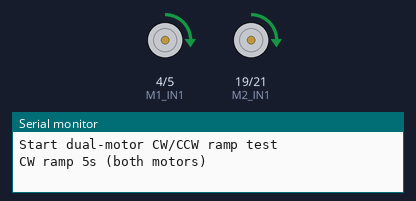
The sketch below on a simulated ESP32. On the bench: motor-driver pin pairs drawn as motors (green arrow = first pin HIGH = forward, orange = second pin HIGH = backward, longer = more drive), the last lines printed to the serial monitor.

Above: at 0.17 s.
At 6.0 s:
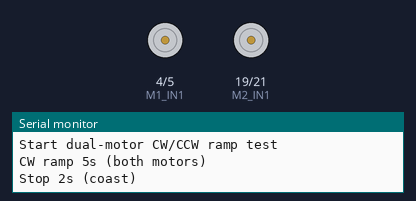
At 11.98 s:
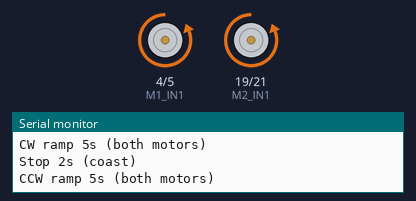
At 18.13 s:
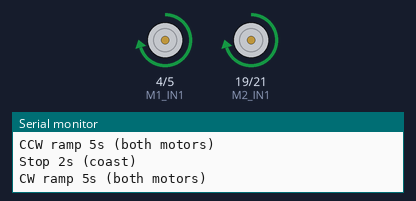
Timing chart, 0 to 18.4 s (numbered marks = the images above):
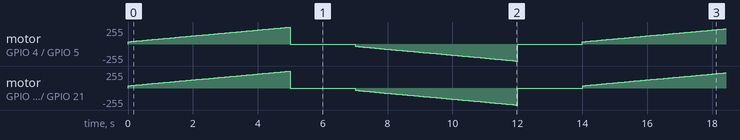

The sketch:

SDR1129-motor-cw-ccw-ramp-test.ino
```cpp
/*
 * SDR1129 simple dual-motor test
 *
 * Test sequence (loop):
 * 1) CW  5s: speed ramps from slow to fast
 * 2) Stop 2s
 * 3) CCW 5s: speed ramps from slow to fast
 * 4) Stop 2s
 *
 * Pin mapping copied from existing project:
 *   Motor 1: IN1 -> GPIO4   IN2 -> GPIO5
 *   Motor 2: IN1 -> GPIO14  IN2 -> GPIO15
 *
 * Drive logic:
 *   IN1 = PWM, IN2 = 0   -> CW
 *   IN1 = 0,   IN2 = PWM -> CCW
 *   IN1 = 0,   IN2 = 0   -> coast (stop)
 *
 * Protection:
 *   - Dead time: 5 us coast gap on every CW <-> CCW change, so both
 *     MOSFETs on one bridge leg never conduct at the same time.
 *   - Dead zone: ramp starts at SLOW_DUTY, the lowest duty that still
 *     turns the motor, so it never hangs in the stall band.
 */

#define M1_IN1 4
#define M1_IN2 5
#define M2_IN1 19
#define M2_IN2 21

#define PWM_FREQ 5000
#define PWM_RES  8

#define RAMP_TIME_MS 5000
#define STOP_TIME_MS 2000
#define DEAD_TIME_US 5

#define SLOW_DUTY 35
#define FAST_DUTY 255
#define STEPS 100

int prevDir = 0;  // 1=CW, -1=CCW, 0=stop

void writeSingleMotor(int in1Pin, int in2Pin, int speed) {
  if (speed > 0) {
    ledcWrite(in1Pin, speed);
    ledcWrite(in2Pin, 0);
  } else if (speed < 0) {
    ledcWrite(in1Pin, 0);
    ledcWrite(in2Pin, -speed);
  } else {
    ledcWrite(in1Pin, 0);
    ledcWrite(in2Pin, 0);
  }
}

void writeBothMotors(int speed) {
  int newDir = (speed > 0) ? 1 : (speed < 0) ? -1 : 0;

  // Dead-time protection when direction changes CW <-> CCW.
  if (prevDir != 0 && newDir != 0 && prevDir != newDir) {
    writeSingleMotor(M1_IN1, M1_IN2, 0);
    writeSingleMotor(M2_IN1, M2_IN2, 0);
    delayMicroseconds(DEAD_TIME_US);
  }

  prevDir = newDir;
  writeSingleMotor(M1_IN1, M1_IN2, speed);
  writeSingleMotor(M2_IN1, M2_IN2, speed);
}

void motorStop() {
  writeBothMotors(0);
}

// dir = +1 -> CW, dir = -1 -> CCW
// Ramps both motors from SLOW_DUTY (dead-zone floor) up to FAST_DUTY.
void ramp(int dir) {
  for (int i = 0; i < STEPS; i++) {
    int duty = map(i, 0, STEPS - 1, SLOW_DUTY, FAST_DUTY);
    writeBothMotors(dir * duty);
    delay(RAMP_TIME_MS / STEPS);
  }
}

void setup() {
  Serial.begin(115200);

  ledcAttach(M1_IN1, PWM_FREQ, PWM_RES);
  ledcAttach(M1_IN2, PWM_FREQ, PWM_RES);
  ledcAttach(M2_IN1, PWM_FREQ, PWM_RES);
  ledcAttach(M2_IN2, PWM_FREQ, PWM_RES);

  motorStop();
  Serial.println("Start dual-motor CW/CCW ramp test");
}

void loop() {
  Serial.println("CW ramp 5s (both motors)");
  ramp(1);

  Serial.println("Stop 2s (coast)");
  motorStop();
  delay(STOP_TIME_MS);

  Serial.println("CCW ramp 5s (both motors)");
  ramp(-1);

  Serial.println("Stop 2s (coast)");
  motorStop();
  delay(STOP_TIME_MS);
}
```
